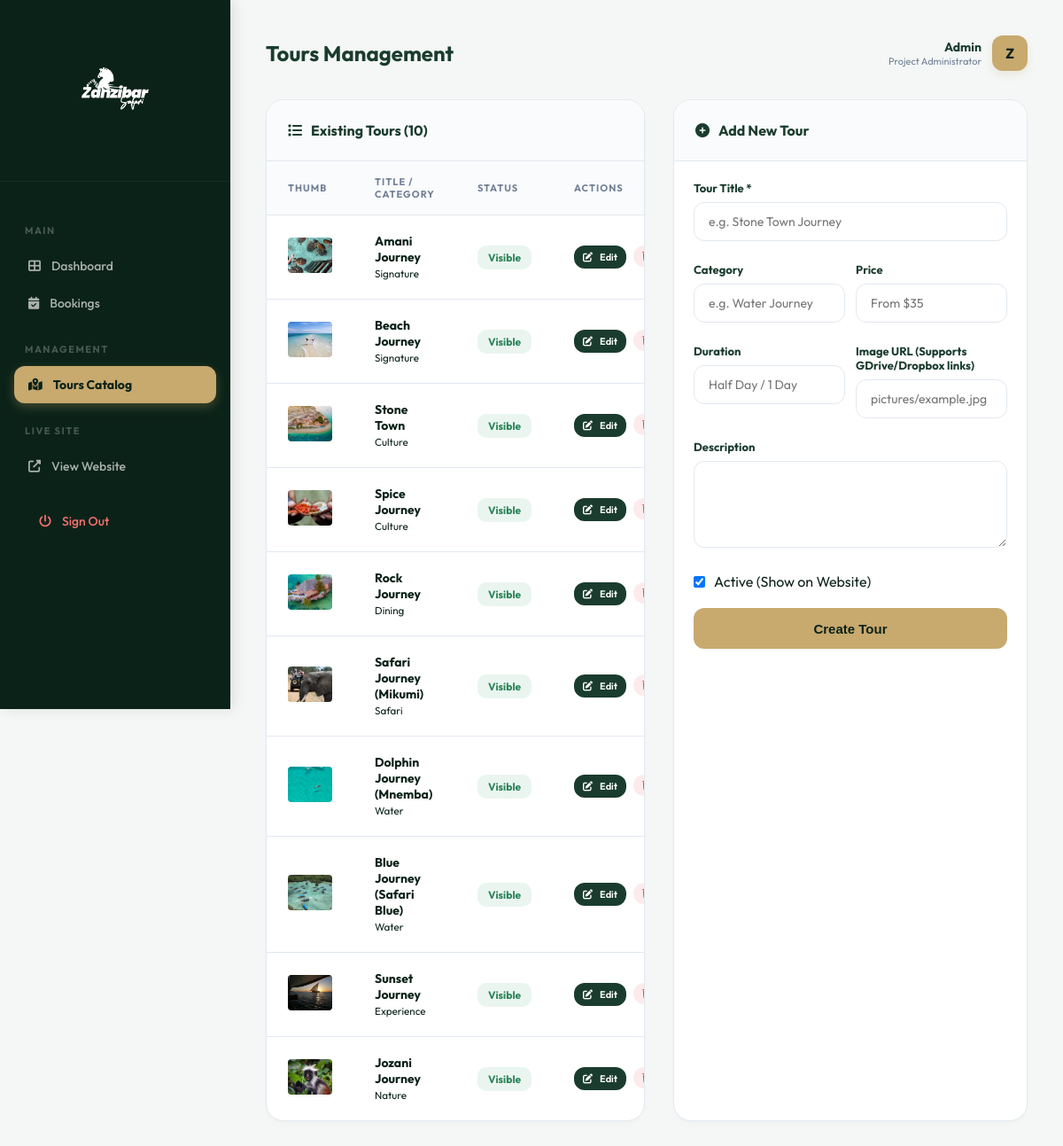
Page /admin/tours.php (signed in) on the committed database.
### tables this page shows
CREATE TABLE IF NOT EXISTS tours (
  id           INT AUTO_INCREMENT PRIMARY KEY,
  title        VARCHAR(150) NOT NULL,
  category     VARCHAR(100),
  price        VARCHAR(50), 
  duration     VARCHAR(50), 
  image_url    VARCHAR(255),
  description  TEXT,
  active       BOOLEAN DEFAULT 1,
  created_at   TIMESTAMP DEFAULT CURRENT_TIMESTAMP
);

### includes/auth.php (called while the page is built, shortened)
<?php
function getAdminName(): string {
    return htmlspecialchars($_SESSION['admin_name'] ?? 'Admin', ENT_QUOTES, 'UTF-8');
}

### admin/tours.php (the view, shortened to what this page needs)
<?php
require_once __DIR__ . '/../includes/auth.php';
require_once __DIR__ . '/../includes/db.php';
$editTour = null;
$tours = $pdo->query("SELECT * FROM tours ORDER BY created_at DESC")->fetchAll();
$pageTitle = 'Tours Management';
$activePage = 'tours';
require_once __DIR__ . '/../includes/admin_layout.php';
?>
<div class="adm-grid adm-grid-2col">
    <div class="adm-card">
        <div class="adm-card-header">
            <h3><i class="fas fa-list"></i> Existing Tours (<?= count($tours) ?>)</h3>
        </div>
        <div class="adm-table-wrap">
            <table>
                <thead>
                    <tr><th>Thumb</th><th>Title / Category</th><th>Status</th><th>Actions</th></tr>
                </thead>
                <tbody>
                    <?php foreach ($tours as $t): ?>
                    <?php
                        $thumbUrl = $t['image_url'];
                        $finalThumb = (strpos($thumbUrl, 'http') === 0) ? $thumbUrl : '../' . $thumbUrl;
                    ?>
                    <tr>
                        <td><img src="<?= htmlspecialchars($finalThumb) ?>" style="width:50px; height:40px; border-radius:4px; object-fit:cover;" onerror="this.src='https://placehold.co/100x80/1e1b4b/ffffff?text=Tour';"></td>
                        <td>
                            <strong><?= htmlspecialchars($t['title']) ?></strong><br>
                            <small class="text-muted"><?= htmlspecialchars($t['category']) ?></small>
                        </td>
                        <td>
                            <form method="POST" style="display:inline">
                                <button type="submit" class="badge" style="background:<?= $t['active']?'rgba(56,161,105,0.1)':'rgba(229,62,62,0.1)' ?>; color:<?= $t['active']?'#2f855a':'#e53e3e' ?>; border:none; cursor:pointer; font-family:inherit; font-weight:700;">
                                    <?= $t['active'] ? 'Visible' : 'Hidden' ?>
                                </button>
                            </form>
                        </td>
                        <td>
                            <div style="display:flex; gap:8px">
                                <a href="tours.php?edit=<?= $t['id'] ?>" class="btn btn-primary" style="padding:6px 10px; font-size:11px"><i class="fas fa-edit"></i> Edit</a>
                                <form method="POST" onsubmit="return confirm('Permanently delete this tour?')">
                                    <button type="submit" class="btn btn-danger" style="padding:6px 10px; font-size:11px"><i class="fas fa-trash"></i> Delete</button>
                                </form>
                            </div>
                        </td>
                    </tr>
                    <?php endforeach; ?>
                </tbody>
            </table>
        </div>
    </div>
    <div class="adm-card">
        <div class="adm-card-header">
            <h3><i class="fas <?= $editTour?'fa-edit':'fa-plus-circle' ?>"></i> <?= $editTour ? 'Edit Tour' : 'Add New Tour' ?></h3>
        </div>
        <form method="POST" style="padding:22px">
            <div class="adm-form-group">
                <label>Tour Title *</label>
                <input type="text" name="title" value="<?= htmlspecialchars($editTour['title'] ?? '') ?>" required placeholder="e.g. Stone Town Journey">
            </div>
            <div style="display:grid; grid-template-columns:1fr 1fr; gap:12px">
                <div class="adm-form-group">
                    <label>Category</label>
                    <input type="text" name="category" value="<?= htmlspecialchars($editTour['category'] ?? '') ?>" placeholder="e.g. Water Journey">
                </div>
                <div class="adm-form-group">
                    <label>Price</label>
                    <input type="text" name="price" value="<?= htmlspecialchars($editTour['price'] ?? '') ?>" placeholder="From $35">
                </div>
            </div>
            <div style="display:grid; grid-template-columns:1fr 1fr; gap:12px">
                <div class="adm-form-group">
                    <label>Duration</label>
                    <input type="text" name="duration" value="<?= htmlspecialchars($editTour['duration'] ?? '') ?>" placeholder="Half Day / 1 Day">
                </div>
                <div class="adm-form-group">
                    <label>Image URL (Supports GDrive/Dropbox links)</label>
                    <input type="text" name="image_url" id="tour_image_url" value="<?= htmlspecialchars($editTour['image_url'] ?? '') ?>" placeholder="pictures/example.jpg" onchange="this.value = transformImageURL(this.value)">
                </div>
            </div>
            <div class="adm-form-group">
                <label>Description</label>
                <textarea name="description" rows="4"><?= htmlspecialchars($editTour['description'] ?? '') ?></textarea>
            </div>
            <div style="margin-bottom:20px">
                <label style="display:flex; align-items:center; gap:10px; cursor:pointer;">
                    <input type="checkbox" name="active" <?= ($editTour['active'] ?? 1) ? 'checked' : '' ?>>
                    Active (Show on Website)
                </label>
            </div>
            <button type="submit" class="btn btn-gold" style="width:100%; height:46px; font-size:15px">
                <?= $editTour ? 'Save Changes' : 'Create Tour' ?>
            </button>
        </form>
    </div>
</div>
<?php require_once __DIR__ . '/../includes/admin_footer.php'; ?>

### includes/admin_layout.php (shortened to what this page needs)
<!DOCTYPE html>
<html lang="en">
<head>
    <link rel="stylesheet" href="https://cdnjs.cloudflare.com/ajax/libs/font-awesome/6.5.1/css/all.min.css">
</head>
<body>
<aside class="adm-sidebar">
    <div class="adm-brand" style="text-align:center; padding: 20px 10px;">
        <a href="dashboard.php">
            <img src="../pictures/zanzibarSafarilogo.png" alt="Zanzibar Safari" style="max-width: 160px; height: auto; filter: brightness(0) invert(1);">
        </a>
    </div>
    <nav class="adm-nav">
        <span class="adm-nav-label">Main</span>
        <a href="dashboard.php" title="Dashboard" class="<?= ($activePage ?? '') === 'dashboard' ? 'active' : '' ?>"><i class="fas fa-th-large"></i> <span>Dashboard</span></a>
        <a href="bookings.php" title="Bookings" class="<?= ($activePage ?? '') === 'bookings' ? 'active' : '' ?>"><i class="fas fa-calendar-check"></i> <span>Bookings</span></a>
        <span class="adm-nav-label">Management</span>
        <a href="tours.php" title="Tours" class="<?= ($activePage ?? '') === 'tours' ? 'active' : '' ?>"><i class="fas fa-map-marked-alt"></i> <span>Tours Catalog</span></a>
        <span class="adm-nav-label">Live Site</span>
        <a href="../index.html" title="View Site" target="_blank"><i class="fas fa-external-link-alt"></i> <span>View Website</span></a>
        <div style="margin-top: auto; padding: 20px 12px;">
            <a href="logout.php" title="Logout" style="color:#f87171;"><i class="fas fa-power-off"></i> <span>Sign Out</span></a>
        </div>
    </nav>
</aside>
<div class="adm-main">
    <div class="adm-topbar">
        <h1><?= htmlspecialchars($pageTitle ?? 'Overview') ?></h1>
        <div class="adm-user" style="display:flex; align-items:center; gap:12px;">
            <div style="text-align:right">
                <div style="font-weight:700; font-size:14px; color:var(--green)"><?= getAdminName() ?></div>
                <div style="font-size:11px; color:var(--text-muted)">Project Administrator</div>
            </div>
            <div style="width:40px; height:40px; background:var(--gold); border-radius:12px; display:flex; align-items:center; justify-content:center; color:var(--green-dark); font-weight:700; box-shadow: 0 4px 10px rgba(200, 169, 110, 0.2);">Z</div>
        </div>
    </div>

### includes/admin_footer.php
</div>
</body>
</html>

### includes/admin_layout.php (style rules this page uses)
*, *::before, *::after { box-sizing: border-box; margin: 0; padding: 0; }
:root { --sidebar-w: 260px; --green-dark: #0b2218; --green: #1a3c2e; --green-light: #2d6a4f; --gold: #c8a96e; --gold-light: #e2c185; --white: #ffffff; --bg: #f4f7f6; --card-bg: #ffffff; --text: #0b2218; --text-muted: #718096; --border: #e2e8f0; --danger: #e53e3e; --success: #38a169; }
body { font-family: 'Outfit', sans-serif; background: var(--bg); color: var(--text); display: flex; min-height: 100vh; overflow-x: hidden; }
.adm-sidebar { width: var(--sidebar-w); background: var(--green-dark); position: fixed; top: 0; left: 0; height: 100vh; display: flex; flex-direction: column; z-index: 1000; box-shadow: 4px 0 15px rgba(0,0,0,0.1); }
.adm-brand { padding: 32px 24px; border-bottom: 1px solid rgba(255,255,255,0.05); }
.adm-nav { padding: 24px 16px; flex: 1; }
.adm-nav-label { color: rgba(255,255,255,0.25); font-size: 11px; font-weight: 700; text-transform: uppercase; letter-spacing: 1.5px; margin: 24px 12px 12px; display: block; }
.adm-nav a { display: flex; align-items: center; gap: 12px; color: rgba(255,255,255,0.65); text-decoration: none; font-size: 14px; font-weight: 500; padding: 12px 16px; border-radius: 12px; transition: 0.3s cubic-bezier(0.4, 0, 0.2, 1); }
.adm-nav a.active { background: var(--gold); color: var(--green-dark); font-weight: 700; box-shadow: 0 4px 12px rgba(200, 169, 110, 0.3); }
.adm-main { margin-left: var(--sidebar-w); flex: 1; padding: 40px; width: calc(100% - var(--sidebar-w)); }
.adm-topbar { background: transparent; padding: 0 0 32px 0; display: flex; justify-content: space-between; align-items: center; }
.adm-topbar h1 { font-size: 24px; font-weight: 700; color: var(--green); }
.adm-card { background: var(--card-bg); border-radius: 20px; box-shadow: 0 4px 6px -1px rgba(0,0,0,0.02), 0 2px 4px -1px rgba(0,0,0,0.01); border: 1px solid var(--border); overflow: hidden; margin-bottom: 32px; transition: transform 0.3s; }
.adm-card-header { padding: 24px; border-bottom: 1px solid var(--border); display: flex; justify-content: space-between; align-items: center; background: #fafbfc; }
.adm-card-header h3 { font-size: 16px; font-weight: 700; color: var(--green); display: flex; align-items: center; gap: 10px; }
table { width: 100%; border-collapse: collapse; }
th { background: #fafbfc; color: var(--text-muted); font-size: 11px; text-transform: uppercase; letter-spacing: 1px; padding: 16px 24px; text-align: left; font-weight: 700; }
td { padding: 20px 24px; border-top: 1px solid var(--border); vertical-align: middle; font-size: 14px; }
.btn { display: inline-flex; align-items: center; justify-content: center; gap: 8px; border: none; border-radius: 12px; font-size: 13px; font-weight: 600; padding: 10px 20px; cursor: pointer; text-decoration: none; transition: 0.3s; }
.btn-primary { background: var(--green); color: #fff; }
.btn-gold { background: var(--gold); color: var(--green-dark); }
.btn-danger { background: rgba(229, 62, 62, 0.1); color: var(--danger); }
.badge { padding: 6px 12px; border-radius: 10px; font-size: 12px; font-weight: 700; text-transform: capitalize; }
.adm-form-group { margin-bottom: 24px; }
.adm-form-group label { display: block; font-size: 13px; font-weight: 700; color: var(--green); margin-bottom: 8px; }
.adm-form-group input, .adm-form-group select, .adm-form-group textarea { width: 100%; padding: 12px 16px; border: 1px solid var(--border); border-radius: 12px; font-family: inherit; font-size: 14px; outline: none; transition: 0.3s; }
.adm-grid-2col { display: grid; grid-template-columns: 1fr 400px; gap: 32px; }
.adm-nav a span { display: inline-block; }

### rows in the picture
tours: image_url (picture), title "Amani Journey", category "Signature", active "Visible"
tours: image_url (picture), title "Beach Journey", category "Signature", active "Visible"
tours: image_url (picture), title "Stone Town", category "Culture", active "Visible"
tours: image_url (picture), title "Spice Journey", category "Culture", active "Visible"
tours: image_url (picture), title "Rock Journey", category "Dining", active "Visible"
tours: image_url (picture), title "Safari Journey (Mikumi)", category "Safari", active "Visible"
tours: image_url (picture), title "Dolphin Journey (Mnemba)", category "Water", active "Visible"
tours: image_url (picture), title "Blue Journey (Safari Blue)", category "Water", active "Visible"
tours: image_url (picture), title "Sunset Journey", category "Experience", active "Visible"
tours: image_url (picture), title "Jozani Journey", category "Nature", active "Visible"

### other values in the picture
$pageTitle "Tours Management"
getAdminName() "Admin"
count($tours) "10"
